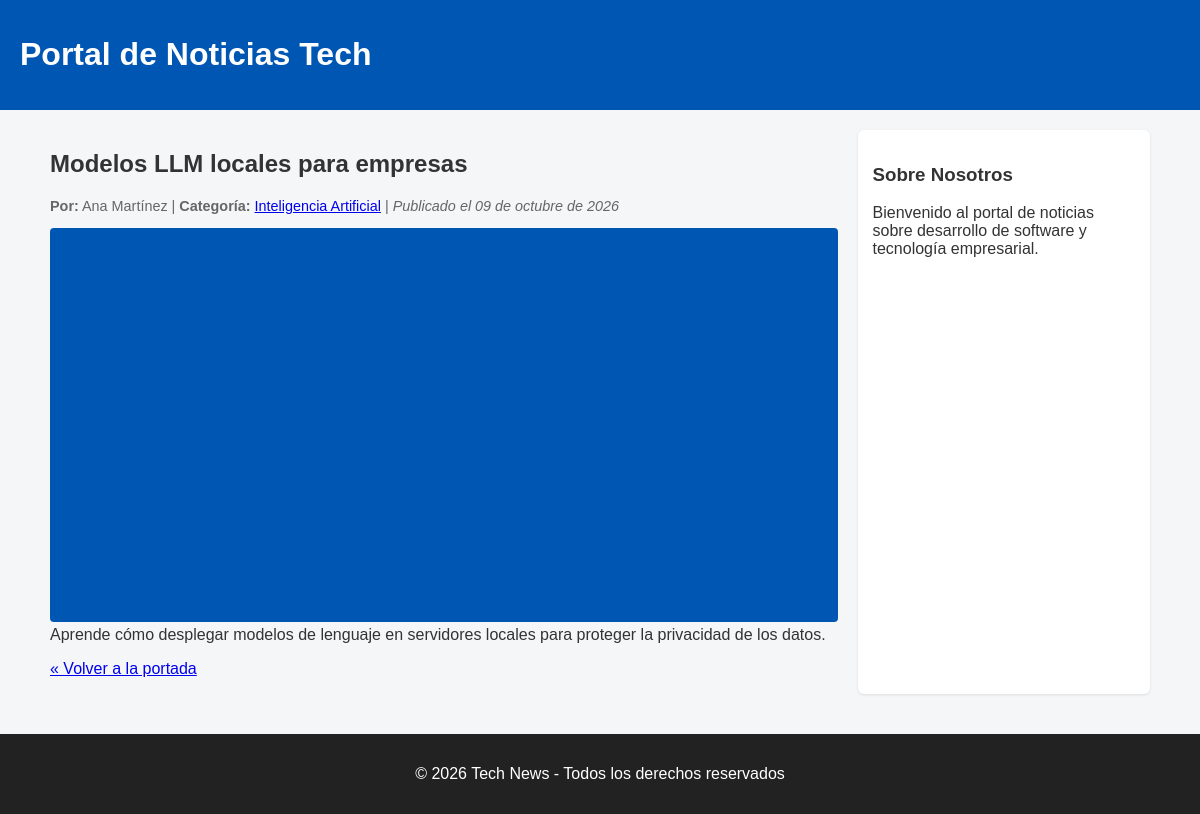
Page /article/modelos-llm-locales/ on the committed database.
### news/models.py (models this page shows, shortened)
class Article(models.Model):
    title = models.CharField(max_length=200)
    slug = models.SlugField(unique=True)
    content = models.TextField()
    summary = models.TextField(max_length=500)
    featured_image = models.ImageField(upload_to='articles/')
    published_date = models.DateTimeField(auto_now_add=True)
    category = models.ForeignKey(Category, on_delete=models.CASCADE, related_name='articles')
    author = models.ForeignKey(Author, on_delete=models.CASCADE, related_name='articles')

class Author(models.Model):
    name = models.CharField(max_length=100)
    email = models.EmailField()
    bio = models.TextField(blank=True, null=True)

class Category(models.Model):
    name = models.CharField(max_length=100)
    slug = models.SlugField(unique=True)
    class Meta:
        verbose_name_plural = "Categories"

### news/views.py (the view)
# urls.py: path('article/<slug:slug>/', views.article_detail, name='article_detail'),
def article_detail(request, slug):
    article = get_object_or_404(Article, slug=slug)
    return render(request, 'news/article_detail.html', {'article': article})

### templates/news/article_detail.html (shortened to what this page needs)
{% extends "base.html" %}
{% block content %}
    <article class="article-detail">
        <h1>{{ article.title }}</h1>
        <p class="article-meta">
            <strong>Por:</strong> {{ article.author.name }} |
            <strong>Categoría:</strong>
            <a href="{% url 'news:category_articles' article.category.slug %}">{{ article.category.name }}</a> |
            <em>Publicado el {{ article.published_date|date:"d \d\e F \d\e Y" }}</em>
        </p>
        {% if article.featured_image %}
            <img src="{{ article.featured_image.url }}" alt="{{ article.title }}" class="detail-image">
        {% endif %}
        <div class="article-content">
            {{ article.content }}
        </div>
    </article>
    <p><a href="{% url 'news:home' %}">&laquo; Volver a la portada</a></p>
{% endblock %}

### static/css/styles.css (style rules this page uses)
body { font-family: Arial, sans-serif; margin: 0; padding: 0; background-color: #f4f6f8; color: #333; }
.card-image, .detail-image { max-width: 100%; height: auto; border-radius: 4px; }
.card-meta, .article-meta { font-size: 0.9em; color: #666; }

### rows in the picture
Article: title "Modelos LLM locales para empresas", author.name "Ana Martínez", category.name "Inteligencia Artificial", published_date "09 de octubre de 2026", featured_image (picture), content "Aprende cómo desplegar modelos de lenguaje en servidores locales para proteger la privacidad de los datos."
